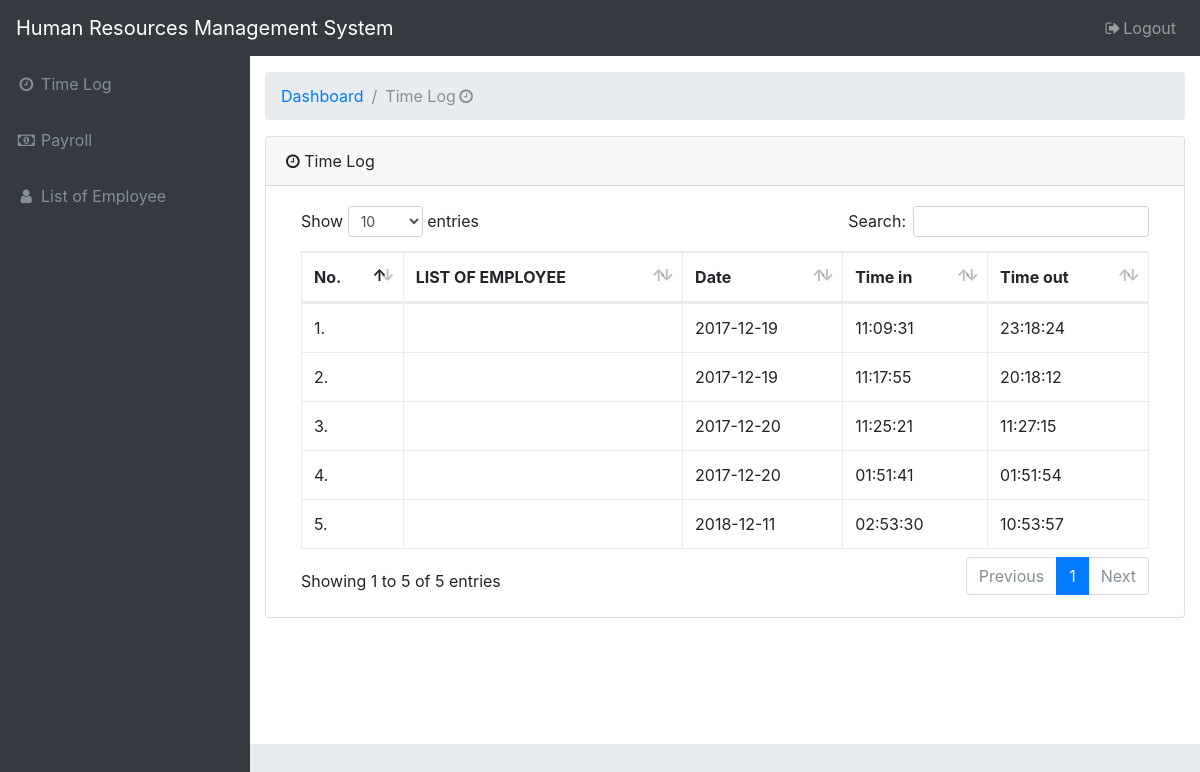
Page /timelogs.php on the committed database.
### tables this page shows
CREATE TABLE `table_timelog` (
  `id` int(11) NOT NULL,
  `g_id` int(11) NOT NULL,
  `g_date` date NOT NULL,
  `time_in` time NOT NULL,
  `time_out` time NOT NULL
);

### timelogs.php (the view, shortened to what this page needs)
<!DOCTYPE html>
<html lang="en">
<head>
  <link href="vendor/bootstrap/css/bootstrap.min.css" rel="stylesheet">
  <link href="vendor/font-awesome/css/font-awesome.min.css" rel="stylesheet" type="text/css">
  <link href="vendor/datatables/dataTables.bootstrap4.css" rel="stylesheet">
  <link href="css/sb-admin.css" rel="stylesheet">
</head>
<body class="fixed-nav sticky-footer bg-dark" id="page-top">
  <nav class="navbar navbar-expand-lg navbar-dark bg-dark fixed-top" id="mainNav">
    <a class="navbar-brand" href="index.php">Human Resources Management System</a>
    <div class="collapse navbar-collapse" id="navbarResponsive">
      <ul class="navbar-nav navbar-sidenav" id="exampleAccordion">
        <li class="nav-item" data-toggle="tooltip" data-placement="right" title="Tables">
          <a class="nav-link" href="timelog.php">
            <i class="fa fa-fw fa-clock-o"></i>
            <span class="nav-link-text">Time Log</span>
          </a>
        </li>
        <li class="nav-item" data-toggle="tooltip" data-placement="right" title="Charts">
          <a class="nav-link" href="chart.php">
            <i class="fa fa-fw fa-money"></i>
            <span class="nav-link-text">Payroll</span>
          </a>
        </li>
        <li class="nav-item" data-toggle="tooltip" data-placement="right" title="Tables">
          <a class="nav-link" href="tables.php">
            <i class="fa fa-fw fa-user"></i>
            <span class="nav-link-text">List of Employee</span>
          </a>
      </ul>
      <ul class="navbar-nav ml-auto">
        <li class="nav-item">
          <a class="nav-link" data-toggle="modal" data-target="#exampleModal">
            <i class="fa fa-fw fa-sign-out"></i>Logout</a>
        </li>
      </ul>
    </div>
  </nav>
  <div class="content-wrapper">
    <div class="container-fluid">
      <ol class="breadcrumb">
        <li class="breadcrumb-item">
          <a href="#">Dashboard</a>
        </li>
        <li class="breadcrumb-item active">Time Log<i class="fa fa-fw fa-clock-o"></i></li>
      </ol>
      <div class="card mb-3">
        <div class="card-header">
          <i class="fa fa-clock-o" ></i> Time Log</div>
        <div class="card-body">
          <div class="table-responsive">
            <table class="table table-bordered" id="dataTable" width="100%" cellspacing="0">
              <thead>
                <tr>
                  <th>No.</th>
                  <th>LIST OF EMPLOYEE</th>
                  <th>Date</th>
                  <th>Time in</th>
                  <th>Time out</th>
                </tr>
              </thead>
              <tbody>
                <tr>
                  <?php
                    $db = mysqli_connect("localhost","root","","hr_db");
                    $query = "select * from table_timelog";
                    $result = mysqli_query($db,$query);
                    $fullname = "";
                    $n = 1;  while ($row = mysqli_fetch_array($result)){
                  ?>
                  <td><?php echo $n.'.';?></td>
                  <td><?php echo $fullname;?></td>
                  <td><?php echo $row['g_date'];?></td>
                  <td><?php echo $row['time_in'];?></td>
                  <td><?php echo $row['time_out'];?></td>
                </tr>
                <?php $n++; }
                 ?>
              </tbody>
            </table>
          </div>
        </div>
    </div>
  </div>
</body>
</html>

### ERP/HumanResource/css/sb-admin.css (style rules this page uses)
html { position: relative; min-height: 100%; }
body { overflow-x: hidden; }
body.sticky-footer { margin-bottom: 56px; }
body.sticky-footer .content-wrapper { min-height: calc(100vh - 56px - 56px); }
body.fixed-nav { padding-top: 56px; }
.content-wrapper { min-height: calc(100vh - 56px); padding-top: 1rem; }
#mainNav .navbar-collapse { overflow: auto; max-height: 75vh; }
#mainNav .navbar-collapse .navbar-nav .nav-item .nav-link { cursor: pointer; }
@media (min-width: 992px) { #mainNav .navbar-brand { width: 250px; } }
@media (min-width: 992px) { #mainNav .navbar-collapse { overflow: visible; max-height: none; } }
@media (min-width: 992px) { #mainNav .navbar-collapse .navbar-sidenav { position: absolute; top: 0; left: 0; overflow-x: hidden; overflow-y: auto; -webkit-flex-direction: column; -ms-flex-direction: column; flex-direction: column; margin-top: 56px; } }
@media (min-width: 992px) { #mainNav .navbar-collapse .navbar-sidenav > .nav-item { width: 250px; padding: 0; } }
@media (min-width: 992px) { #mainNav .navbar-collapse .navbar-sidenav > .nav-item > .nav-link { padding: 1em; } }
@media (min-width: 992px) { #mainNav.fixed-top .navbar-sidenav { height: calc(100vh - 112px); } }
.content-wrapper { overflow-x: hidden; background: white; }
@media (min-width: 992px) { .content-wrapper { margin-left: 250px; } }
#mainNav.navbar-dark .navbar-collapse .navbar-sidenav > .nav-item > .nav-link { color: #868e96; }
@media (min-width: 992px) { #mainNav.navbar-dark .navbar-collapse .navbar-sidenav { background: #343a40; } }

### rows in the picture
table_timelog: g_date "2017-12-19", time_in "11:09:31", time_out "23:18:24"
table_timelog: g_date "2017-12-19", time_in "11:17:55", time_out "20:18:12"
table_timelog: g_date "2017-12-20", time_in "11:25:21", time_out "11:27:15"
table_timelog: g_date "2017-12-20", time_in "01:51:41", time_out "01:51:54"
table_timelog: g_date "2018-12-11", time_in "02:53:30", time_out "10:53:57"
